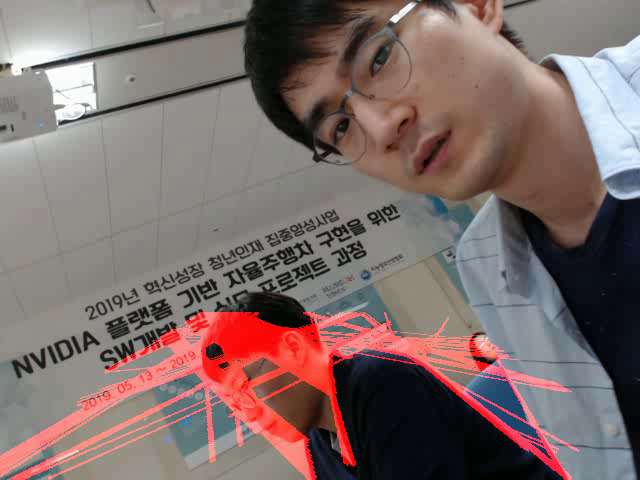
#> input picture frame 0 of courses/w10_opencv/source/OpenCV_in_Ubuntu/Python/output_Line_Perspective.avi, 640 x 480 px, given in place of the camera
$ python 47_Video_HoughLinesP_WarpPerspective.py
#> lines starting #> are read from the running program, lines starting #| are printed output that depends on the picture
#> further down, frame is the input picture: shape (480, 640, 3); mean B, G, R 105.7, 108.4, 126.1
import cv2
import numpy as np


def imageCopy(src):
    return np.copy(src)


def polyROI(image, points):
    if len(image.shape) == 2:
        channels = 1
    else:
        channels = image.shape[2]
    mask = np.zeros_like(image)
    ignore_mask_color = (255,) * channels
    cv2.fillPoly(mask, points, ignore_mask_color)
    return cv2.bitwise_and(image, mask)


def imagePerspectiveTransformation(image, src_pts, dst_pts, size=None, flags=cv2.INTER_LANCZOS4):
    if size is None:
        rows, cols = image.shape[:2]
        size = (cols, rows)
    M = cv2.getPerspectiveTransform(src_pts, dst_pts)
    return cv2.warpPerspective(image, M, dsize=size, flags=flags)


def convertColor(image, flag=None):
#> called with flag = 6
    if flag is None:
        return image
    else:
        return cv2.cvtColor(image, flag)
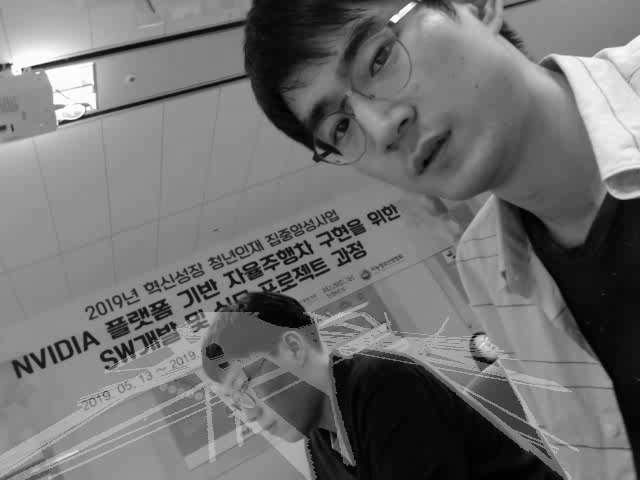
#> returned value: shape (480, 640); min 0, max 255, mean 113.4


def cannyEdge(image, threshold1=100, threshold2=200):
#> called with threshold1 = 100, threshold2 = 200
    return cv2.Canny(image, threshold1, threshold2)
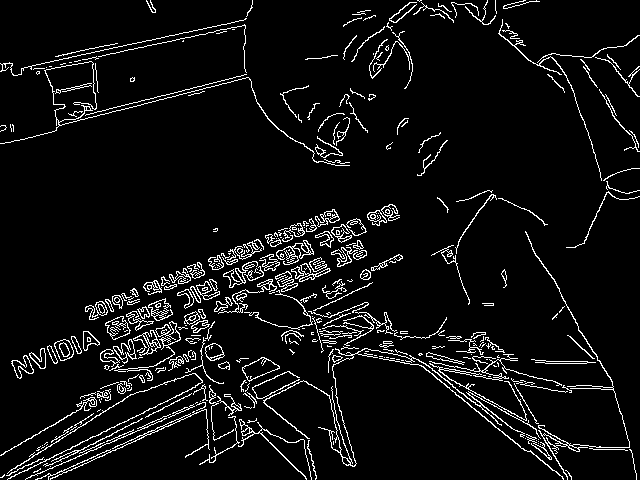
#> returned value: shape (480, 640); 6.3% white in thin lines or dots


def addWeightedImage(image1, w1, imagw2, w2=None):
    if w2 is None:
        return cv2.addWeighted(image1, float(w1) * 0.01, imagw2, float(100 - w1) * 0.01, 0)
    else:
        return cv2.addWeighted(image1, w1 * 0.01, imagw2, w2 * 0.01, 0)


def houghLinesP(image, rho=1.0, theta=np.pi/180, threshold=100, minLineLength=10, maxLineGap=100):
    return cv2.HoughLinesP(image, rho, theta, threshold, minLineLength=minLineLength, maxLineGap=maxLineGap)


def drawHoughLinesP(image, lines):
    result = imageCopy(image)
    if len(image.shape) == 2:
        result = convertColor(image, cv2.COLOR_GRAY2BGR)
    for i in range(len(lines)):
        for x1, y1, x2, y2 in lines[i]:
            cv2.line(result, (x1, y1), (x2, y2), (0, 0, 255), 3)
    return result

def drawCircle(image, center, radius, color=(255, 0, 0), thickness=5, lineType=cv2.LINE_AA):
#> called with center = (224, 312), radius = 30, color = (255, 0, 0), thickness = -1, lineType = 16
    result = imageCopy(image)
    return cv2.circle(result, center, radius, color, thickness, lineType)


def frameProcessing(frame):
    result = imageCopy(frame)
    result = convertColor(result, cv2.COLOR_BGR2GRAY)
    result = cannyEdge(result, 100, 200)

    src_pt1 = [int(width*0.35), int(height*0.65)]
    src_pt2 = [int(width*0.65), int(height*0.65)]
    src_pt3 = [width, height]
    src_pt4 = [0, height]
    dst_pt1 = [int(width*0.1), 0]
    dst_pt2 = [int(width*0.9), 0]
    dst_pt3 = [int(width*0.9), height]
    dst_pt4 = [int(width*0.1), height]

    result = drawCircle(result, tuple(src_pt1), 30, (255, 0, 0), -1)
    result = drawCircle(result, tuple(dst_pt1), 30, (255, 0, 0), -1)

    result = drawCircle(result, tuple(src_pt2), 30, (255, 0, 0), -1)
    result = drawCircle(result, tuple(dst_pt2), 30, (255, 0, 0), -1)

    result = drawCircle(result, tuple(src_pt2), 30, (0, 255, 0), -1)
    result = drawCircle(result, tuple(src_pt3), 30, (0, 0, 255), -1)
#> in drawCircle (call 6), `return cv2.circle(result, center, radius, color, thickness, lineType)`: returned value: shape (480, 640); min 0, max 255, mean 20.6
    result = drawCircle(result, tuple(src_pt4), 30, (255, 255, 0), -1)
#> in drawCircle (call 7), `return cv2.circle(result, center, radius, color, thickness, lineType)`:
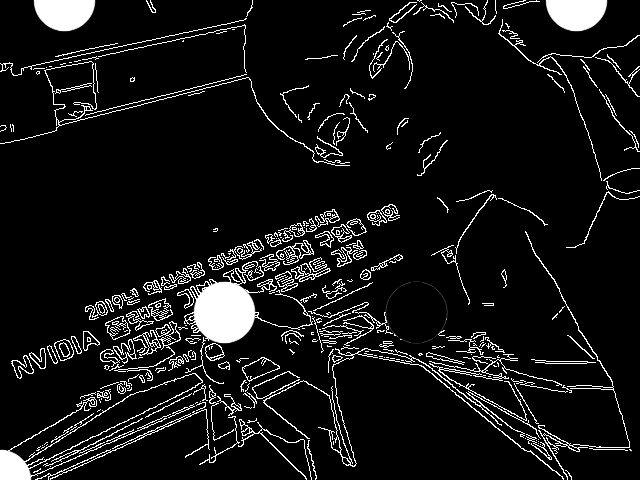
#> returned value: shape (480, 640); min 0, max 255, mean 21.1

    src_pts = np.float32([src_pt1, src_pt2, src_pt3, src_pt4])
#> src_pts = [[224, 312], [416, 312], [640, 480], [0, 480]]
    dst_pts = np.float32([dst_pt1, dst_pt2, dst_pt3, dst_pt4])
#> dst_pts = [[64, 0], [576, 0], [576, 480], [64, 480]]

    result = imagePerspectiveTransformation(result, src_pts, dst_pts)
#> in imagePerspectiveTransformation, `M = cv2.getPerspectiveTransform(src_pts, dst_pts)`: M = [[-0.8, -1.33, 576], [-1.78e-16, -2.86, 891.4], [-4.96e-19, -0.00417, 1]]
#> in imagePerspectiveTransformation, `return cv2.warpPerspective(image, M, dsize=size, flags=flags)`:
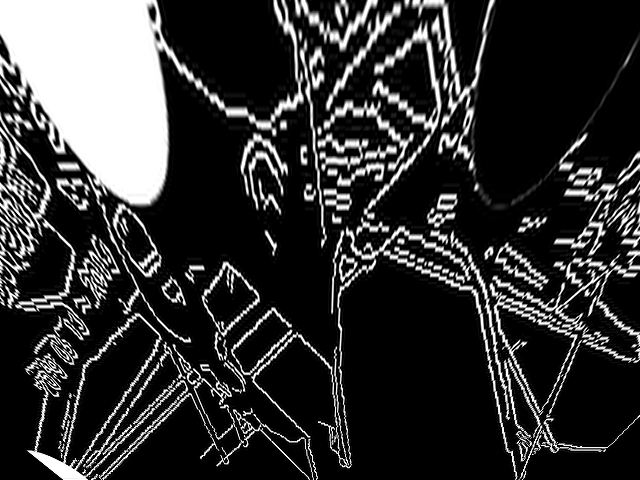
#> returned value: shape (480, 640); min 0, max 255, mean 52.2
    result = houghLinesP(result, 1, np.pi/180, 150)
#> result = 305 rows, first 6: [0, 16, 639, 356], [0, 15, 639, 355], [0, 21, 624, 366], [0, 17, 631, 367], [0, 36, 343, 379], [0, 0, 638, 271]
    emtpy = np.zeros((height, width), np.uint8)
    result = drawHoughLinesP(emtpy, result)
#> in imageCopy (call 9), `return np.copy(src)`: returned value: shape (480, 640); every value is 0
#> in convertColor (call 2), `return cv2.cvtColor(image, flag)`: returned value: shape (480, 640, 3); every value is 0
#> after the loop in drawHoughLinesP, `for i in range(len(lines)):`:
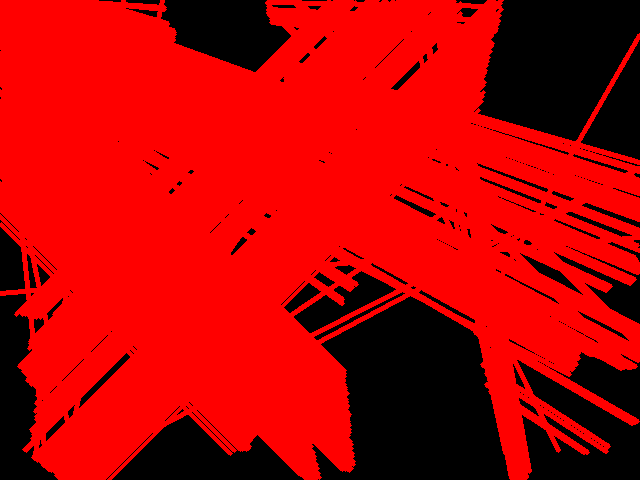
#> result: shape (480, 640, 3); mean B, G, R 0, 0, 183.7
    result = imagePerspectiveTransformation(result, src_pts, dst_pts, flags=cv2.WARP_INVERSE_MAP)
#> call 2 of imagePerspectiveTransformation, with src_pts = array of shape (4, 2), dst_pts = array of shape (4, 2), flags = 16
#> in imagePerspectiveTransformation (call 2), `return cv2.warpPerspective(image, M, dsize=size, flags=flags)`:
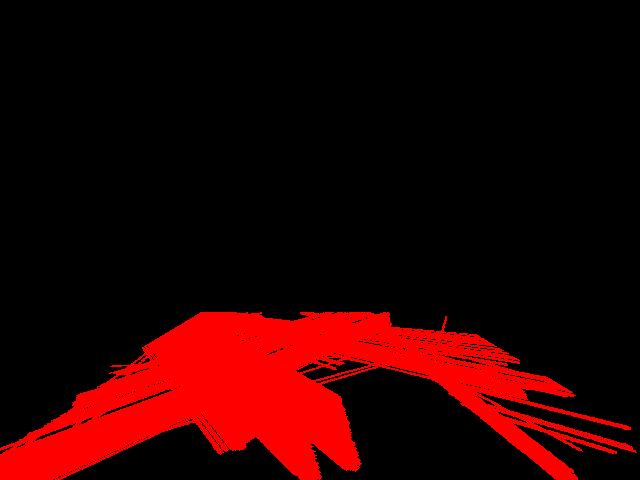
#> returned value: shape (480, 640, 3); mean of channels 0, 1, 2 0, 0, 39.8; drawn as B, G, R
    result = addWeightedImage(result, 100, frame, 100)
#> in addWeightedImage, `return cv2.addWeighted(image1, w1 * 0.01, imagw2, w2 * 0.01, 0)`:
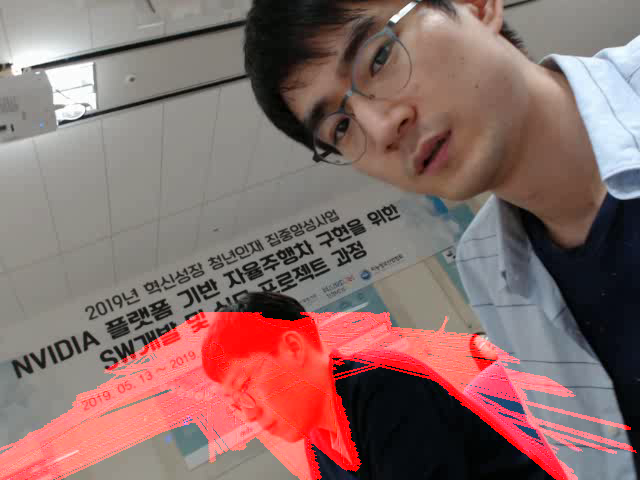
#> returned value: shape (480, 640, 3); mean of channels 0, 1, 2 105.7, 108.4, 138.1; drawn as B, G, R

    return result

path = "/home/nw/Desktop/OpenCV_in_Ubuntu/Data/Lane_Detection_Videos/"
roadVideo_01 = "solidYellowLeft.mp4"
roadVideo_02 = "solidWhiteRight.mp4"

openPath = path+roadVideo_01

cap = cv2.VideoCapture(2)

# Get frame per second information
fps = cap.get(cv2.CAP_PROP_FPS)
print("Frames per second using video.get(cv2.CAP_PROP_FPS) : {0}".format(fps))
# Get width and height information
width = int(cap.get(cv2.CAP_PROP_FRAME_WIDTH))
print(width)
height = int(cap.get(cv2.CAP_PROP_FRAME_HEIGHT))
print(height)
# Define the codec and create VideoWriter object
fourcc = int(cv2.VideoWriter_fourcc(*'DIVX'))
print(fourcc)
out = cv2.VideoWriter('output_Line_Perspective.avi', fourcc, fps, (width, height), True)

cv2.namedWindow("Input", cv2.WINDOW_GUI_EXPANDED)
cv2.namedWindow("Output", cv2.WINDOW_GUI_EXPANDED)

while cap.isOpened():
    # Capture frame-by-frame
    ret, frame = cap.read()

    if ret:
        # Our operations on the frame come here
        output = frameProcessing(frame)
        # Write frame-by-frame
        out.write(output)
        # Display the resulting frame
        cv2.imshow("Input", frame)
        cv2.imshow("Output", output)

    else:
        break

    # waitKey(int(1000.0/fps)) for matching fps of video
    if cv2.waitKey(int(1000.0/fps)) & 0xFF == ord('q'):
#> (key q is pressed here)
        break

# When everything done, release the capture
cap.release()
out.release()

cv2.destroyAllWindows()
